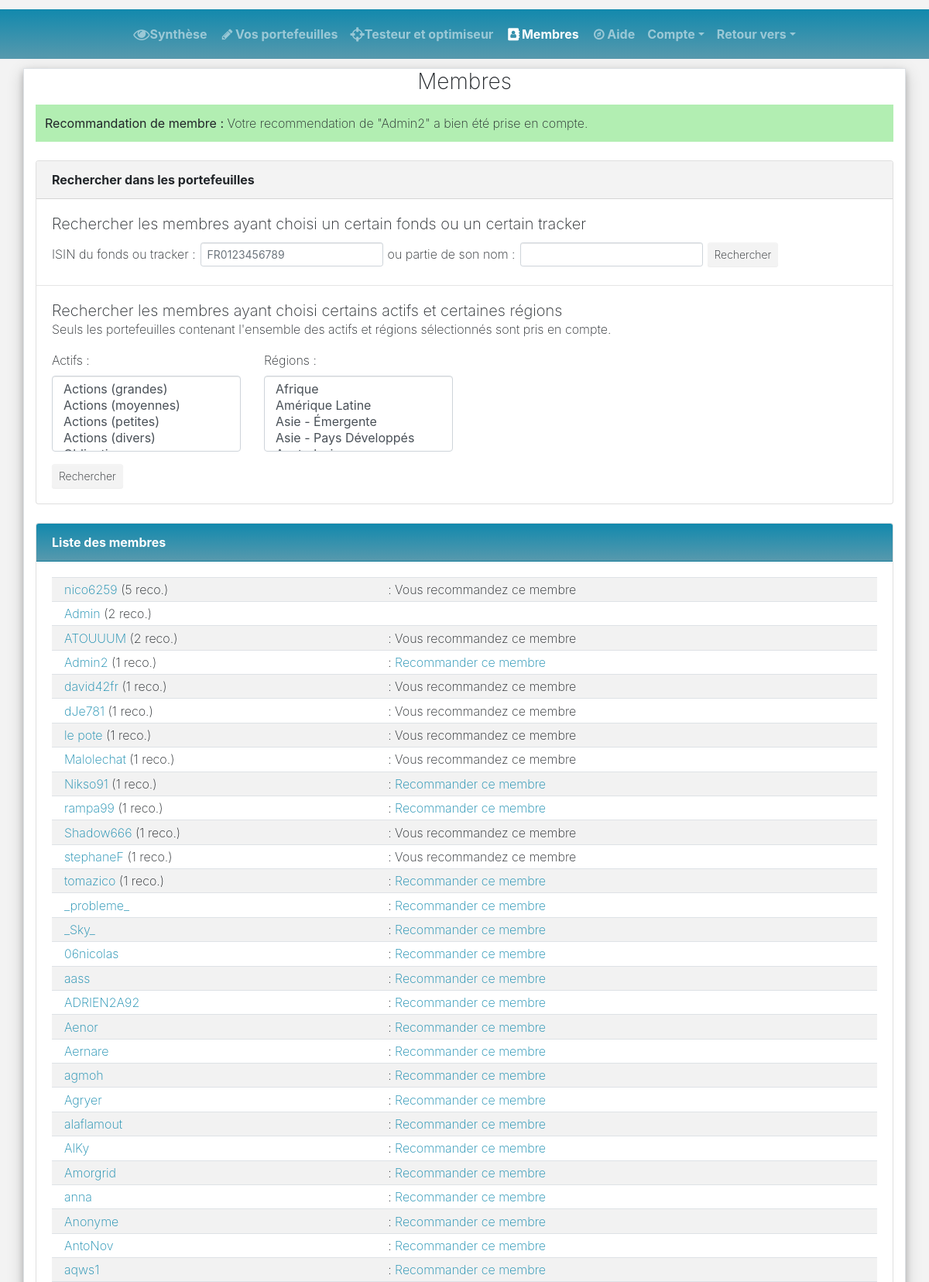
The page /membres.php?recommander=Admin2 (signed in, upper part) on the database its author committed.
### tables this page shows
CREATE TABLE IF NOT EXISTS `utilisateurs` (
  `id` int(11) NOT NULL AUTO_INCREMENT,
  `nom` varchar(255) NOT NULL,
  `mdp` varchar(255) NOT NULL,
  PRIMARY KEY (`id`)
);

### web/fonctions/nom_actifs.php (called while the page is built)
<?php
function nom_actifs()
{
	$noms = ['Actions (grandes)', 	'Actions (moyennes)', 	'Actions (petites)',	'Actions (divers)',	'Obligations',	'Liquidités',	'Autres',	'? indéterminé',	'Matières premières',	'Immobilier'];
	$cles = ['1-0',					'1-1',					'1-2',					'1-3',				'2',			'3',			'4',		'5',				'6',					'7'];
	return array_combine($cles, $noms);
}
?>

### web/fonctions/nom_regions.php (called while the page is built)
<?php
function nom_regions($bdd)
{
	$nom_regions = array();
	$req = $bdd->query('SELECT id, nom FROM bdd_regions ORDER BY nom ASC');
	while ($donnees = $req->fetch())
	{
		$nom_regions[$donnees['id']] = $donnees['nom'];
	}
	return $nom_regions;
}
?>

### web/membres.php (the view, shortened to what this page needs)
<?php
include("fonctions/afficher_navbar.php");
include("fonctions/nom_actifs.php");
include("fonctions/nom_regions.php");
?>
<!DOCTYPE html>
<html>
<head>
  <link rel="stylesheet" href="https://cdnjs.cloudflare.com/ajax/libs/font-awesome/4.7.0/css/font-awesome.min.css" type="text/css">
  <link rel="stylesheet" href="theme.css" type="text/css">
  </head>
<body class="bg-light">
  <div class="mb-2">
    <div class="container">
      <div class="row">
        <div class="col-12 bg-white border shadow">
          <h3 class="text-center">Membres</h3>
		  <?php
			try
			{
				$bdd = new PDO('mysql:host=*****;dbname=*****;charset=utf8', '*****', '*****');
			}
			catch(Exception $e)
			{
				die('Erreur : '.$e->getMessage());
			}
			if (isset($_SESSION['id']) AND isset($_SESSION['nom']))
			{
				$id = $_SESSION['id'];
			}
			if (isset($_GET['recommander']))
			{
				$get_recommander = urldecode($_GET['recommander']);
				if (!(isset($_SESSION['id']) AND isset($_SESSION['nom'])))
				{
					echo '<div class="bg-danger mb-3 p-2">Vous devez être connecté pour recommander un membre.</div>';
				}
				else
				{
					if ($get_recommander != "")
					{
						$req = $bdd->prepare('SELECT id FROM utilisateurs WHERE nom = :nom');
						$req->execute(array('nom' => $get_recommander));
						$id_recommandation = $req->fetchColumn();
						if ($id_recommandation)
						{
							if ($id_recommandation != $id)
							{
								$req2 = $bdd->prepare('SELECT * FROM recommandations
								WHERE id_emetteur = :id_emetteur
								AND id_recommandation = :id_recommandation');
								$req2->execute(array(
									'id_emetteur' => $id,
									'id_recommandation' => $id_recommandation));
								$resultat2 = $req2->fetch();
								if (!($resultat2))
								{
									echo '<div class="bg-success mb-3 p-2"><strong>Recommandation de membre : </strong>Votre recommendation de "'.htmlentities($get_recommander).'" a bien été prise en compte.</div>';
								}
								else
								{
									echo '<div class="bg-danger mb-3 p-2"><strong>Recommandation de membre : </strong>Vous ne pouvez pas recommander '.htmlentities($get_recommander).', vous le recommandez déjà.</div>';
								}
							}
							else
							{
								echo '<div class="bg-danger mb-3 p-2"><strong>Recommandation de membre : </strong>Vous ne pouvez pas vous recommander vous-même.</div>';
							}
						}
						else
						{
							echo '<div class="bg-danger mb-3 p-2"><strong>Recommandation de membre : </strong>Vous ne pouvez pas recommander '.htmlentities($get_recommander).', ce membre n\'est pas inscrit.</div>';
						}
					}
					else
					{
						echo '<div class="bg-danger mb-3 p-2"><strong>Recommandation de membre : </strong>Vous n\'avez pas renseigné de membre.</div>';
					}
				}
			}
		  ?>
		  <div class="card mb-3">
            <div class="card-header bg-light">Rechercher dans les portefeuilles</div>
            <div class="card-body pb-0">
			<h5>Rechercher les membres ayant choisi un certain fonds ou un certain tracker</h5>
			<form action="membres.php" method="get" class="form-inline">
			<label for="rech_isin" class="mr-1">ISIN du fonds ou tracker :</label>
			<input type="text" class="form-control form-control-sm mr-1" id="rech_isin" name="rech_isin" maxlength="12" onkeyup="this.value=this.value.replace(/[^\dA-Z]+/,\'\')" placeholder="FR0123456789">
			<label for="rech_nom" class="mr-1">ou partie de son nom :</label>
			<input type="text" class="form-control form-control-sm mr-1" id="rech_nom" name="rech_nom" maxlength="100">
			<button type="submit" class="btn btn-light btn-sm">Rechercher</button>
			</form>
			</div>
			<hr class="mb-0" />
			<div class="card-body">
			<h5 class="mb-0">Rechercher les membres ayant choisi certains actifs et certaines régions</h5>
			<p>Seuls les portefeuilles contenant l'ensemble des actifs et régions sélectionnés sont pris en compte.</p>
			<form action="membres.php" method="get">
			<div class="row">
			<div class="col-3">
			  <div class="form-group">
				<label for="rech_act">Actifs :</label>
				<select multiple class="form-control" id="rech_act" name="rech_act[]">
				<?php
				$nom_actifs = nom_actifs();
				foreach ($nom_actifs as $key => $value)
				{
					if ($value != '? indéterminé')
					{
						echo '<option value="'.$key.'">'.$value.'</option>';
					}
				}
				?>
				</select>
			  </div>
			</div>
			<div class="col-3">
			  <div class="form-group">
				<label for="rech_reg">Régions :</label>
				<select multiple class="form-control" id="rech_reg" name="rech_reg[]">
				<?php
				$nom_regions = nom_regions($bdd);
				foreach ($nom_regions as $key => $value)
				{
					if ($value != '? indéterminé')
					{
						echo '<option value="'.$key.'">'.$value.'</option>';
					}
				}
				?>
				</select>
			  </div>
			</div>
			</div>
			<button type="submit" class="btn btn-light btn-sm">Rechercher</button>
			</form>
			</div>
          </div>
          <div class="card mb-3">
			<?php
            echo '<div class="card-header card-portefeuille">';
			if (!isset($_GET['rech_isin']) and !isset($_GET['rech_nom']) and !isset($_GET['rech_act']) and !isset($_GET['rech_reg']))
			{
				echo 'Liste des membres';
			}
			else
			{
				echo 'Résultats de la recherche dans les portefeuilles';
			}
			echo '</div>
            <div class="card-body">	';
			$message = '';
			$message_type = 'success';
			if (isset($_SESSION['id']) AND isset($_SESSION['nom']))
			{
				$requete_tab = array('id_emetteur' => $id);
				$requete = 'SELECT DISTINCT ut.id, ut.nom, rec.nbr_recommandations, recfaite.recommandation_faite
				FROM utilisateurs ut
				LEFT JOIN
				(
					SELECT id_recommandation, COUNT(*) AS nbr_recommandations
					FROM recommandations
					GROUP BY id_recommandation
				) rec
				ON rec.id_recommandation = ut.id
				LEFT JOIN
				(
					SELECT id_recommandation, COUNT(*) AS recommandation_faite
					FROM recommandations
					WHERE id_emetteur = :id_emetteur
					GROUP BY id_recommandation
				) recfaite
				on recfaite.id_recommandation = ut.id';
			}
			if (isset($_GET['rech_isin']) and $_GET['rech_isin']!='')
			{
				if (preg_match("#^[A-Z0-9]{12}$#", $_GET['rech_isin']))
				{
					$requete_isin_tab = array('isin' => $_GET['rech_isin']);
					$requete_tab = array_merge($requete_tab, $requete_isin_tab);
					$requete .= '
					INNER JOIN
					utilisateurs_unitesdecompte utuc
					ON utuc.id_utilisateur = ut.id
					INNER JOIN
					unitesdecompte uc
					ON uc.id = utuc.id_unitedecompte
					WHERE uc.isin = :isin
					ORDER BY rec.nbr_recommandations DESC, ut.nom';
					$req = $bdd->prepare($requete);
					$req->execute($requete_tab);
					if($req->rowCount())
					{
						$message = 'Des membres ont dans un portefeuille l\'ISIN '.htmlentities($_GET['rech_isin']);
						$message_type = 'success';
					}
					else
					{
						$message = 'Aucun membre n\'a dans un portefeuille l\'ISIN '.htmlentities($_GET['rech_isin']);
						$message_type = 'danger';
					}
				}
				else
				{
					$message = 'Le format de l\'ISIN n\'est pas correct.';
					$message_type = 'danger';
				}
			}
			else
			{
				$requete .= '
				ORDER BY rec.nbr_recommandations DESC, ut.nom';
				$req = $bdd->prepare($requete);
				$req->execute($requete_tab);
			}
			if ($message == '' or $message_type == 'success')
			{
				echo '<table class="table table-striped table-hover table-shrink mb-0">';
				while ($donnees = $req->fetch())
				{
					echo '<tr>
					<td class="cell-first"><a href ="membres/'.urlencode($donnees['nom']).'">'.$donnees['nom'].'</a>';
					if ($donnees['nbr_recommandations'] > 0)
					{
						echo " (".$donnees['nbr_recommandations']." reco.)";
					}
					echo '</td>
					<td>';
					if (isset($_SESSION['id']) AND isset($_SESSION['nom']) AND ($donnees['id'] != $_SESSION['id']))
					{
						if ($donnees['recommandation_faite'] == 0)
						{
							echo ' : <a href="membres.php?recommander='.urlencode($donnees['nom']).'">Recommander ce membre</a>';
						}
						else
						{
							echo ' : Vous recommandez ce membre';
						}
					}
					echo '</td>
					</tr>';
				}
				echo '</table>';
			}
			echo '</div>';
			?>
          </div>
        </div>
      </div>
    </div>
  </div>
</body>
</html>

### rows shown on the page
utilisateurs: nom "nico6259", nbr_recommandations "5", shows ": Vous recommandez ce membre"
utilisateurs: nom "Admin", nbr_recommandations "2"
utilisateurs: nom "ATOUUUM", nbr_recommandations "2", shows ": Vous recommandez ce membre"
utilisateurs: nom "Admin2", nbr_recommandations "1"
utilisateurs: nom "david42fr", nbr_recommandations "1", shows ": Vous recommandez ce membre"
utilisateurs: nom "dJe781", nbr_recommandations "1", shows ": Vous recommandez ce membre"
utilisateurs: nom "le pote", nbr_recommandations "1", shows ": Vous recommandez ce membre"
utilisateurs: nom "Malolechat", nbr_recommandations "1", shows ": Vous recommandez ce membre"
utilisateurs: nom "Nikso91", nbr_recommandations "1"
utilisateurs: nom "rampa99", nbr_recommandations "1"
utilisateurs: nom "Shadow666", nbr_recommandations "1", shows ": Vous recommandez ce membre"
utilisateurs: nom "stephaneF", nbr_recommandations "1", shows ": Vous recommandez ce membre"
utilisateurs: nom "tomazico", nbr_recommandations "1"
utilisateurs: nom "_probleme_"
utilisateurs: nom "_Sky_"
utilisateurs: nom "06nicolas"
utilisateurs: nom "aass"
utilisateurs: nom "ADRIEN2A92"
utilisateurs: nom "Aenor"
utilisateurs: nom "Aernare"
utilisateurs: nom "agmoh"
utilisateurs: nom "Agryer"
utilisateurs: nom "alaflamout"
utilisateurs: nom "AlKy"
utilisateurs: nom "Amorgrid"
utilisateurs: nom "anna"
utilisateurs: nom "Anonyme"
utilisateurs: nom "AntoNov"
utilisateurs: nom "aqws1"

### other values the page prints
$get_recommander "Admin2"
